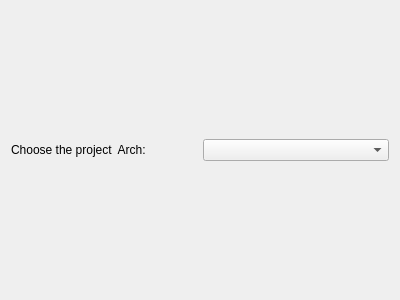
<?xml version="1.0" encoding="UTF-8"?>
<ui version="4.0">
 <class>WizardPage</class>
 <widget class="QWizardPage" name="WizardPage">
  <property name="geometry">
   <rect>
    <x>0</x>
    <y>0</y>
    <width>400</width>
    <height>300</height>
   </rect>
  </property>
  <property name="windowTitle">
   <string>WizardPage</string>
  </property>
  <property name="title">
   <string>Arch selection</string>
  </property>
  <property name="subTitle">
   <string>Choose an  Arch for the project.</string>
  </property>
  <layout class="QHBoxLayout" name="horizontalLayout">
   <item>
    <widget class="QLabel" name="label">
     <property name="text">
      <string>Choose the project  Arch:</string>
     </property>
    </widget>
   </item>
   <item>
    <widget class="QComboBox" name="LocalTargetListcomboBox"/>
   </item>
  </layout>
 </widget>
 <resources/>
 <connections/>
</ui>
